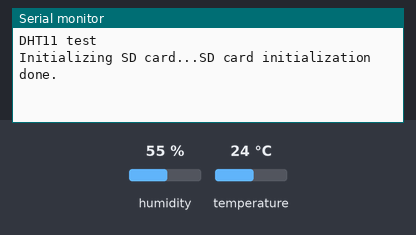
This sketch was run on a simulated ESP8266 (NodeMCU). On the bench: the last lines printed to the serial monitor. Inputs (shaded band) come from the test bench; at power-on: humidity 55 %, temperature 24 °C. Storage starts empty.

Above: at 2.2 s.
2.3 s: humidity set to 22 %
At 4.4 s:
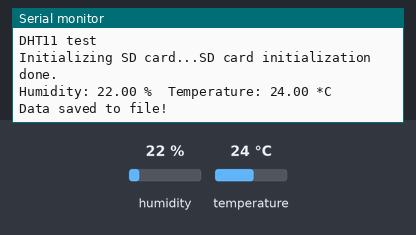
5.3 s: temperature set to 12 °C
At 7.6 s:
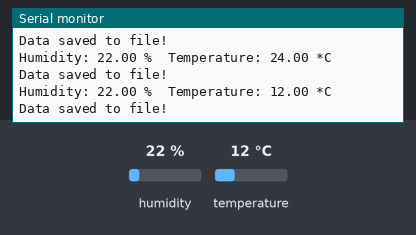
8.3 s: humidity set to 40 %
At 10.3 s:
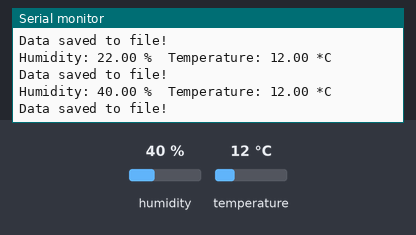

Measured:
- after the input at 2.3 s, the serial monitor: prints a new line after 0.75 s (image 1)
- after the input at 5.3 s, the serial monitor: prints a new line after 1.8 s (image 2)
- after the input at 8.3 s, the serial monitor: prints a new line after 0.85 s (image 3)

The sketch:

DHT_code.ino
```cpp
#include <dummy.h>
#include "DHT.h"
#include <ArduinoJson.h>
#include <SPI.h>
#include <SD.h>

#define DHTPIN D1      // DHT11 data pin is connected to NodeMCU pin D1

// Uncomment one of the lines below for your DHT sensor type
#define DHTTYPE DHT11   // DHT 11
//#define DHTTYPE DHT22   // DHT 22  (AM2302), AM2321
//#define DHTTYPE DHT21   // DHT 21 (AM2301)

DHT dht(DHTPIN, DHTTYPE);

File dataFile;

void setup() {
  Serial.begin(9600);
  delay(1000);
  Serial.println("DHT11 test");

  dht.begin();

  // initialize the SD card
  Serial.print("Initializing SD card...");
  if (!SD.begin(4)) {
    Serial.println("SD card initialization failed!");
    return;
  }
  Serial.println("SD card initialization done.");

  // create or open the data file
  dataFile = SD.open("dht-data.json", FILE_WRITE);
  if (!dataFile) {
    Serial.println("Error opening data file!");
  } else {
    dataFile.close();
  }
}

void loop() {
  delay(2000);

  float humidity = dht.readHumidity();
  float temperature = dht.readTemperature();

  if (isnan(humidity) || isnan(temperature)) {
    Serial.println("Failed to read from DHT sensor!");
    return;
  }

  Serial.print("Humidity: ");
  Serial.print(humidity);
  Serial.print(" %\t");
  Serial.print("Temperature: ");
  Serial.print(temperature);
  Serial.println(" *C");

  StaticJsonDocument<200> doc;
  doc["humidity"] = humidity;
  doc["temperature"] = temperature;

  // serialize the data to JSON and write to file
  dataFile = SD.open("dht-data.json", FILE_WRITE);
  if (!dataFile) {
    Serial.println("Error opening data file!");
  } else {
    serializeJson(doc, dataFile);
    dataFile.println();
    dataFile.close();
    Serial.println("Data saved to file!");
  }
}
```
